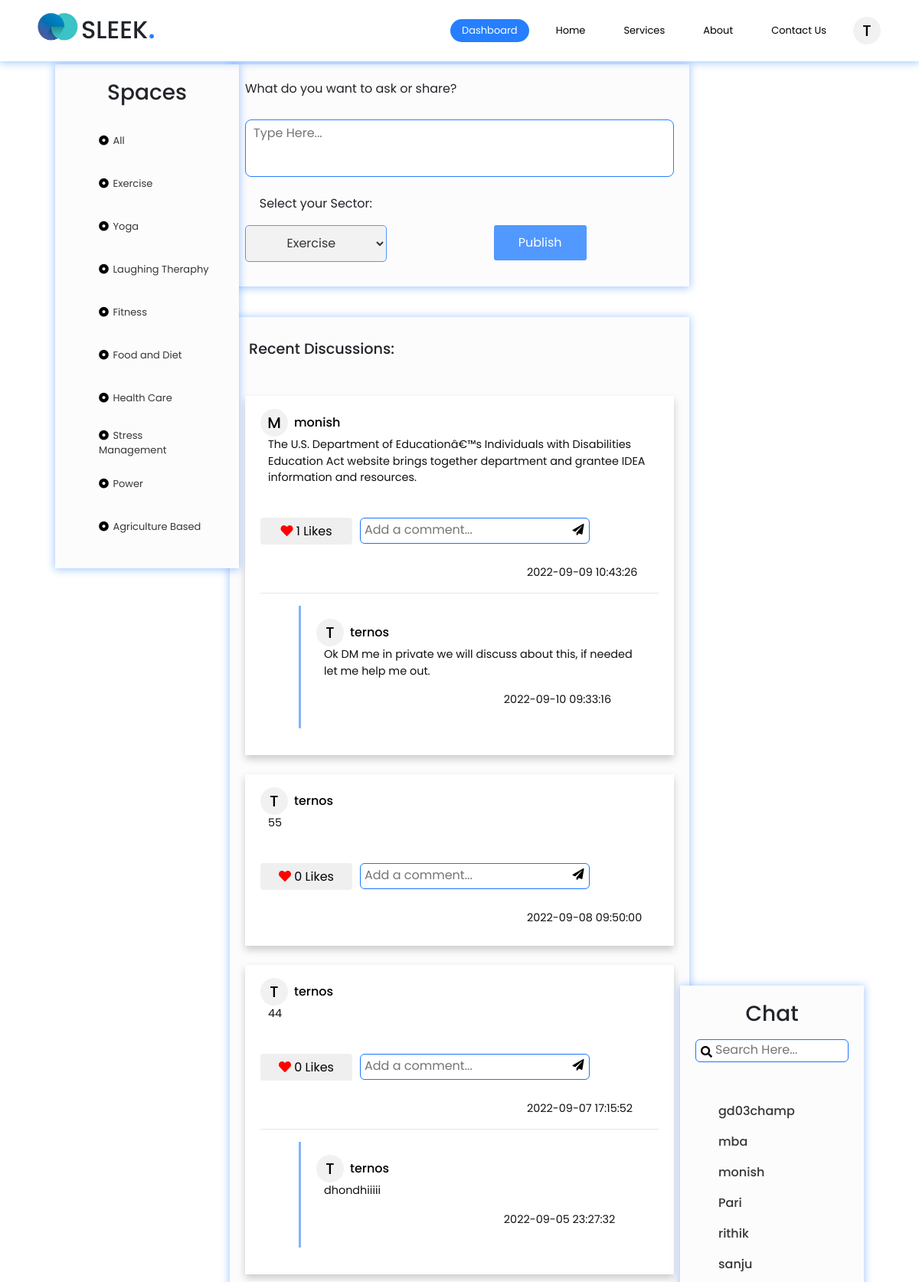
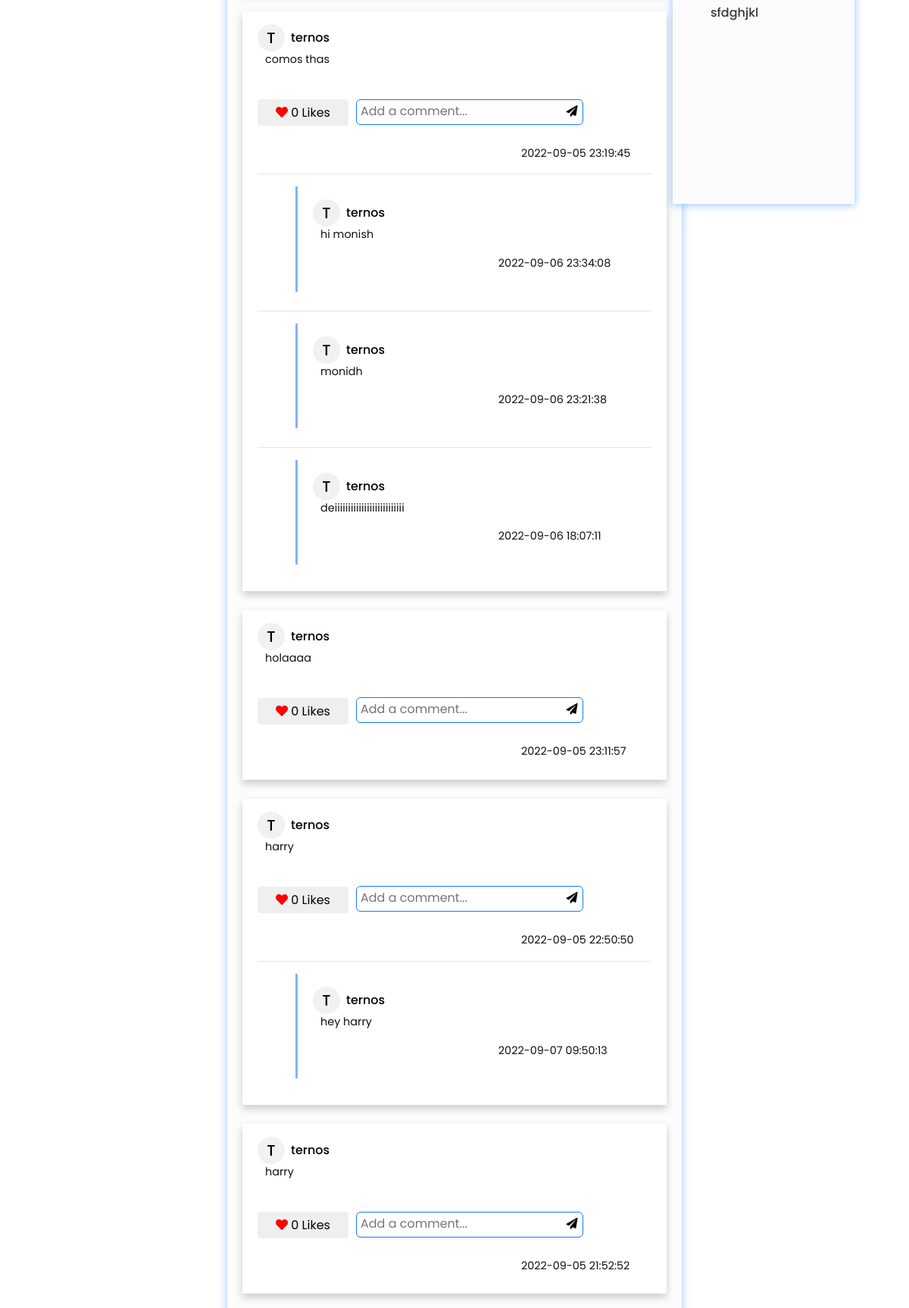
Page /forum.php (signed in, upper part) on the committed database (2 pictures, top to bottom).
### tables this page shows
CREATE TABLE IF NOT EXISTS `comments` (
  `id` int(11) NOT NULL AUTO_INCREMENT,
  `name` varchar(255) NOT NULL,
  `sector` varchar(45) NOT NULL,
  `comment` mediumtext NOT NULL,
  `created_at` datetime DEFAULT CURRENT_TIMESTAMP,
  `likes` int(11) UNSIGNED DEFAULT '0',
  PRIMARY KEY (`id`)
);

CREATE TABLE IF NOT EXISTS `reply` (
  `id` int(11) NOT NULL AUTO_INCREMENT,
  `parent_id` varchar(45) NOT NULL,
  `name` varchar(45) NOT NULL,
  `sector` varchar(45) DEFAULT NULL,
  `comment` mediumtext NOT NULL,
  `created_at` datetime NOT NULL DEFAULT CURRENT_TIMESTAMP ON UPDATE CURRENT_TIMESTAMP,
  PRIMARY KEY (`id`)
);

CREATE TABLE IF NOT EXISTS `users` (
  `id` int(11) NOT NULL AUTO_INCREMENT,
  `username` varchar(50) NOT NULL,
  `password` varchar(255) NOT NULL,
  `created_at` datetime DEFAULT CURRENT_TIMESTAMP,
  `user` varchar(45) DEFAULT NULL,
  PRIMARY KEY (`id`),
  UNIQUE KEY `username` (`username`)
);

### forum.php (the view, shortened to what this page needs)
<?php
include 'config.php';
?>
<!DOCTYPE html>
<html>
<head>
    <link rel="stylesheet" type="text/css" href="./style.css">
    <link rel="stylesheet" href="https://maxcdn.bootstrapcdn.com/bootstrap/4.1.3/css/bootstrap.min.css">
    <link rel="stylesheet" href="https://use.fontawesome.com/releases/v5.6.3/css/all.css">
</head>
<body>
    <section class="bo_dy">
        <div class="navibar" id="#forum">
            <img class="logo-cc" src="./assets/logo.png" width="70%" height="70%">
            <div class="logo">
                <h2>SLEEK<span>.</span></h2>
            </div>
            <div class="nav__links">
                <a href="./forum.php" class="active nav__link">Dashboard</a>
                <a href="./main.php#home" class="nav__link">Home</a>
                <a href="./main.php#services" class="nav__link">Services</a>
                <a href="./main.php#about" class="nav__link">About</a>
                <a href="#contact" class="nav__link">Contact Us</a>
                <div class="dropdown">
                    <a class="dropbtn" href="profile.php">
                        <div class="circle1">
                            <h5>
                                <?php
                                $name = $_SESSION['username'];
                                $f_letter = strtoupper($name[0]);
                                echo $f_letter;
                                ?>
                            </h5>
                        </div>
                    </a>
                </div>
            </div>
        </div>
        <section class="forum">
            <div class="sidebar_left">
                <h3>Spaces</h3>
                <form class="sidebar_content" method="POST">
                    <button name="All" value="All"><i class="fa fa-dot-circle-o"></i> All</button>
                    <button name="Exercise" value="Exercise"><i class="fa fa-dot-circle-o"></i> Exercise</button>
                    <button name="Yoga" value="Yoga"><i class="fa fa-dot-circle-o"></i> Yoga</button>
                    <button name="Laughing_Theraphy" value="Laughing_Theraphy"><i class="fa fa-dot-circle-o"></i> Laughing Theraphy</button>
                    <button name="Fitness" value="Fitness"><i class="fa fa-dot-circle-o"></i> Fitness</button>
                    <button name="Food_and_Diet" value="Food_and_Diet"><i class="fa fa-dot-circle-o"></i> Food and Diet</button>
                    <button name="Health_care" value="Health_care"><i class="fa fa-dot-circle-o"></i> Health Care</button>
                    <button name="Stress_Management" value="Stress_Management"><i class="fa fa-dot-circle-o"></i> Stress Management</button>
                    <button name="Gardening" value="Gardening"><i class="fa fa-dot-circle-o"></i> Power</button>
                    <button name="Agriculture_based" value="Agriculture_based"><i class="fa fa-dot-circle-o"></i> Agriculture Based</button>
                </form>
            </div>
            <center>
                <div class="wrapper">
                    <form action="" method="POST" class="form">
                        <div class="input-group textarea">
                            <p class="p_down">What do you want to ask or share?</p>
                            <textarea id="comment" name="comment" placeholder="Type Here..." required></textarea>
                        </div>
                        <div class="input-group">
                            <div class="dropdown_cntnt">
                                <p for="Selecting Sector">Select your Sector:</p>
                                <select id='input' name="sector">
                                    <option value='Exercise'>Exercise</option>
                                </select>
                            </div>
                            <button name="submit" class="btn btnn">Publish</button>
                        </div>
                    </form>
                </div>
                <div class="wrapper">
                    <h3 class="discussions">Recent Discussions: </h3>
                    <div class="prev-comments">
                        <?php
                        $value1 = $_POST['Auto_ancilliary'];
                        $value2 = $_POST['Financial_banking'];
                        $value3 = $_POST['Consumer_durables'];
                        $value4 = $_POST['Textiles'];
                        $value5 = $_POST['FMCG'];
                        $value6 = $_POST['Health_care'];
                        $value7 = $_POST['Metal_mining'];
                        $value8 = $_POST['Power'];
                        $value9 = $_POST['Agriculture_based'];
                        $value10 = $_POST['Service_sector'];
                        $value11 = $_POST['Oil_gas'];
                        $value12 = $_POST['Others'];
                        if ($value1 == "" && $value2 == "" && $value3 == "" && $value4 == "" && $value5 == "" && $value6 == "" && $value7 == "" && $value8 == "" && $value9 == "" && $value10 == "" && $value11 == "" && $value12 == "") {
                            $sql = "SELECT * FROM comments ORDER BY id DESC";
                        } else {
                            $sql = "SELECT * FROM comments WHERE sector = '$value1$value2$value3$value4$value5$value6$value7$value8$value9$value10$value11$value12' ORDER BY id DESC";
                        }
                        $result = mysqli_query($link, $sql);
                        if (mysqli_num_rows($result) > 0) {
                            while ($row = mysqli_fetch_assoc($result)) {
                        ?>
                                <div class="single-item">
                                    <div class="cmt_user">
                                        <div class="circle2">
                                            <h5>
                                                <?php
                                                $name = $row['name'];
                                                $f_letter = strtoupper($name[0]);
                                                echo $f_letter;
                                                $row_id = $row['id'];
                                                $sqll = "SELECT COUNT(likes) AS 'count' FROM likes WHERE parent_id = $row_id";
                                                $resultt = mysqli_query($link, $sqll);
                                                $roww = mysqli_fetch_assoc($resultt);
                                                $count = $roww['count'];
                                                ?>
                                            </h5>
                                        </div>
                                        <form action="chat.php" method="POST" class="form">
                                            <button class="reply_username" name="user_btn">
                                                <h6><?php echo $row['name']; ?></h6>
                                            </button>
                                        </form>
                                    </div>
                                    <p><?php echo $row['comment']; ?></p>
                                    <div class="lcr">
                                        <table class="lke_rply">
                                            <tr>
                                                <td>
                                                    <form action="likcmt.php" method="POST" class="form">
                                                        <button class="like_btn"><i class="fa fa-heart"></i> <?php echo $count ?> Likes</button>
                                                    </form>
                                                </td>
                                                <form action="likcmt.php" method="POST" class="form">
                                                    <td>
                                                        <div class="search">
                                                            <textarea class="reply_inpt" name="reply" placeholder="Add a comment..." value="" required></textarea>
                                                            <button class="reply_btn"><span class="fa fa-send"></span></button>
                                                        </div>
                                                    </td>
                                                </form>
                                            </tr>
                                        </table>
                                    </div>
                                    <p class="created_at"><?php echo $row['created_at']; ?></p>
                                    <?php
                                    $row_idd = $row['id'];
                                    $sql1 = "SELECT * FROM reply WHERE parent_id = $row_idd ORDER BY id DESC limit 3";
                                    $result1 = mysqli_query($link, $sql1);
                                    if (mysqli_num_rows($result1) > 0) {
                                        while ($row1 = mysqli_fetch_assoc($result1)) { ?>
                                            <hr>
                                            <div class="repy">
                                                <div class="cmt_user">
                                                    <div class="circle2">
                                                        <h5>
                                                            <?php
                                                            $name = $row1['name'];
                                                            $f_letter = strtoupper($name[0]);
                                                            echo $f_letter;
                                                            ?>
                                                        </h5>
                                                    </div>
                                                    <form action="chat.php" method="POST" class="form">
                                                        <button class="reply_username" name="user_btn">
                                                            <h6><?php echo $row1['name']; ?></h6>
                                                        </button>
                                                    </form>
                                                </div>
                                                <p><?php echo $row1['comment']; ?></p>
                                                <p class="created_at_reply"><?php echo $row1['created_at']; ?></p>
                                            </div>
                                    <?php
                                        }
                                    }
                                    ?>
                                </div>
                        <?php
                            }
                        }
                        ?>
                    </div>
                </div>
            </center>
            <div id="container" class="sidebar_right">
                <h3>Chat</h3>
                <div class="search">
                    <span class="fa fa-search"></span>
                    <textarea type="text" autocomplete="off" class="search_chat" id="live_search" name="comment" placeholder="Search Here..." required></textarea>
                </div>
                <?php
                $name = $_SESSION["username"];
                $sql = "SELECT username FROM users WHERE username != '$name' ORDER BY username";
                $result = mysqli_query($link, $sql);
                if (mysqli_num_rows($result) > 0) {
                    while ($row = mysqli_fetch_assoc($result)) {
                ?>
                        <div class="single_item">
                            <form action="chat.php" method="POST" class="form">
                                <button class="usr_display" name="user_btn">
                                    <h6><?php echo $row['username']; ?></h6>
                                </button>
                            </form>
                        </div>
                <?php
                    }
                }
                ?>
            </div>
        </section>
    </section>
</body>
</html>

### forum.php (style rules this page uses)
.bo_dy { min-height: 120vh; }

### rows in the picture
comments: name "M", name "monish", comment "The U.S. Department of Educationâ€™s Individuals with Disabilities Education Act website brings together department and grantee IDEA information and resources.", count "1", created_at "2022-09-09 10:43:26"
reply: name "T", name "ternos", comment "Ok DM me in private we will discuss about this, if needed let me help me out.", created_at "2022-09-10 09:33:16"
comments: name "T", name "ternos", comment "55", count "0", created_at "2022-09-08 09:50:00"
comments: name "T", name "ternos", comment "44", count "0", created_at "2022-09-07 17:15:52"
reply: name "T", name "ternos", comment "dhondhiiiii", created_at "2022-09-05 23:27:32"
comments: name "T", name "ternos", comment "comos thas", count "0", created_at "2022-09-05 23:19:45"
reply: name "T", name "ternos", comment "hi monish", created_at "2022-09-06 23:34:08"
reply: name "T", name "ternos", comment "monidh", created_at "2022-09-06 23:21:38"
reply: name "T", name "ternos", comment "deiiiiiiiiiiiiiiiiiiiiiiiiii", created_at "2022-09-06 18:07:11"
comments: name "T", name "ternos", comment "holaaaa", count "0", created_at "2022-09-05 23:11:57"
comments: name "T", name "ternos", comment "harry", count "0", created_at "2022-09-05 22:50:50"
reply: name "T", name "ternos", comment "hey harry", created_at "2022-09-07 09:50:13"
comments: name "T", name "ternos", comment "harry", count "0", created_at "2022-09-05 21:52:52"
users: username "gd03champ"
users: username "mba"
users: username "monish"
users: username "Pari"
users: username "rithik"
users: username "sanju"
users: username "sfdghjkl"

### other values in the picture
$f_letter "T"
